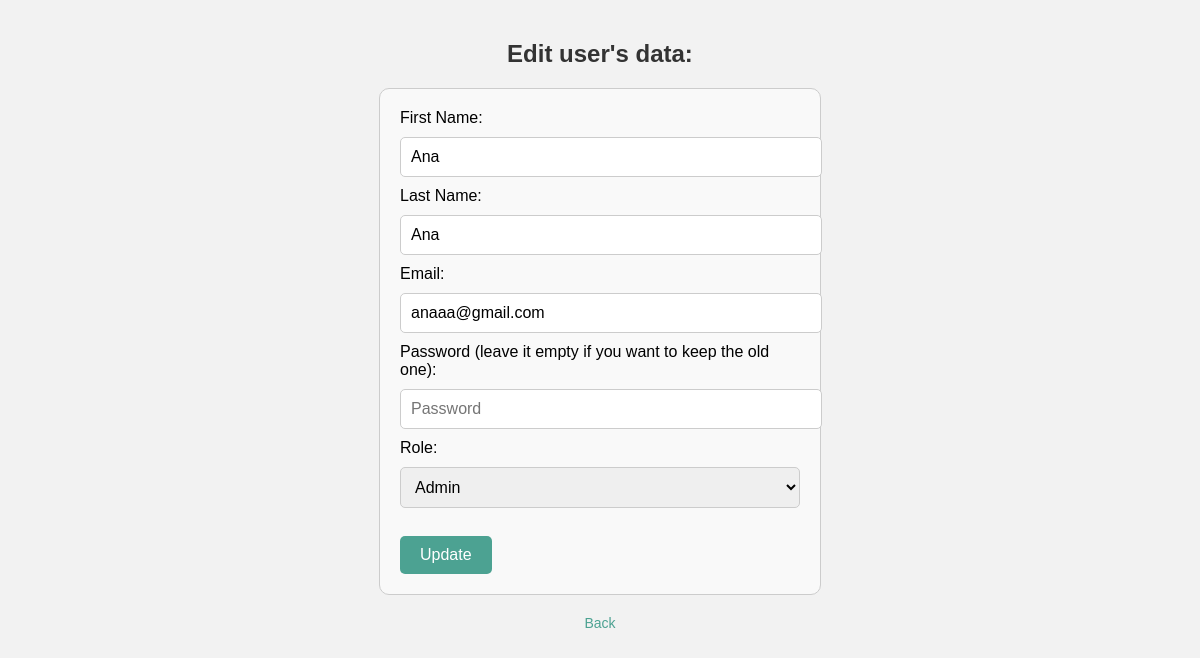
The page /Admin1/edit_user.php?id=1 on the database its author committed.
### tables this page shows
CREATE TABLE `users` (
  `Id` int(10) NOT NULL,
  `firstName` varchar(50) NOT NULL,
  `lastName` varchar(50) NOT NULL,
  `email` varchar(50) NOT NULL,
  `password` varchar(255) NOT NULL,
  `verification_code` varchar(6) DEFAULT NULL,
  `is_verified` tinyint(1) DEFAULT 0,
  `otp` int(6) NOT NULL,
  `remember_token` varchar(255) DEFAULT NULL,
  `failed_attempts` int(11) DEFAULT 0,
  `last_failed_attempt` datetime DEFAULT NULL,
  `role` varchar(10) DEFAULT NULL,
  `is_banned` tinyint(1) NOT NULL DEFAULT 0
);

### Admin1/edit_user.php (the view, shortened to what this page needs)
<?php
require_once('C:/xampp/htdocs/Web2.1/connect.php');
global $conn;
if (isset($_GET['Id'])) {
    $user_id = $_GET['Id'];
} elseif (isset($_GET['id'])) {
    $user_id = $_GET['id'];
} else {
    echo "ID of user is not specified!";
    exit;
}
$query = "SELECT firstName, lastName, email, password, role FROM users WHERE Id = ?";
$stmt = $conn->prepare($query);
$stmt->bind_param("i", $user_id);
$stmt->execute();
$result = $stmt->get_result();
if ($result->num_rows == 1) {
    $user = $result->fetch_assoc();
} else {
    echo "User not found!";
    exit;
}
?>
<!DOCTYPE html>
<html lang="en">
<head>
    <link rel="stylesheet" href="edit_user.css">
</head>
<body>
<h2>Edit user's data:</h2>
<form method="POST" action="">
    <label>First Name:</label>
    <input type="text" name="firstName" value="<?php echo htmlspecialchars($user['firstName']); ?>" required><br>
    <label>Last Name:</label>
    <input type="text" name="lastName" value="<?php echo htmlspecialchars($user['lastName']); ?>" required><br>
    <label>Email:</label>
    <input type="email" name="email" value="<?php echo htmlspecialchars($user['email']); ?>" required><br>
    <label>Password (leave it empty if you want to keep the old one):</label>
    <input type="password" name="password" placeholder="Password"><br>
    <label>Role:</label>
    <select name="role" required>
        <option value="admin" <?php if ($user['role'] == 'admin') echo 'selected'; ?>>Admin</option>
    </select><br><br>
    <button type="submit">Update</button>
</form>
<a href="listofusers.php">Back</a>
</body>
</html>

### Admin1/edit_user.css (style rules this page uses)
body { font-family: Arial, sans-serif; background-color: #f2f2f2; margin: 0; padding: 20px; }
h2 { text-align: center; color: #333; }
form { max-width: 400px; margin: 20px auto; padding: 20px; border: 1px solid #ccc; border-radius: 10px; background-color: #f9f9f9; }
form input, form select { width: 100%; padding: 10px; margin: 10px 0; border: 1px solid #ccc; border-radius: 5px; font-size: 16px; }
button { padding: 10px 20px; background-color: #4ca292; color: #fff; border: none; border-radius: 5px; cursor: pointer; font-size: 16px; }
a { display: block; text-align: center; margin-top: 10px; color: #4ca292; text-decoration: none; font-size: 14px; }

### rows shown on the page
users: firstName "Ana", lastName "Ana", email "anaaa@gmail.com"
